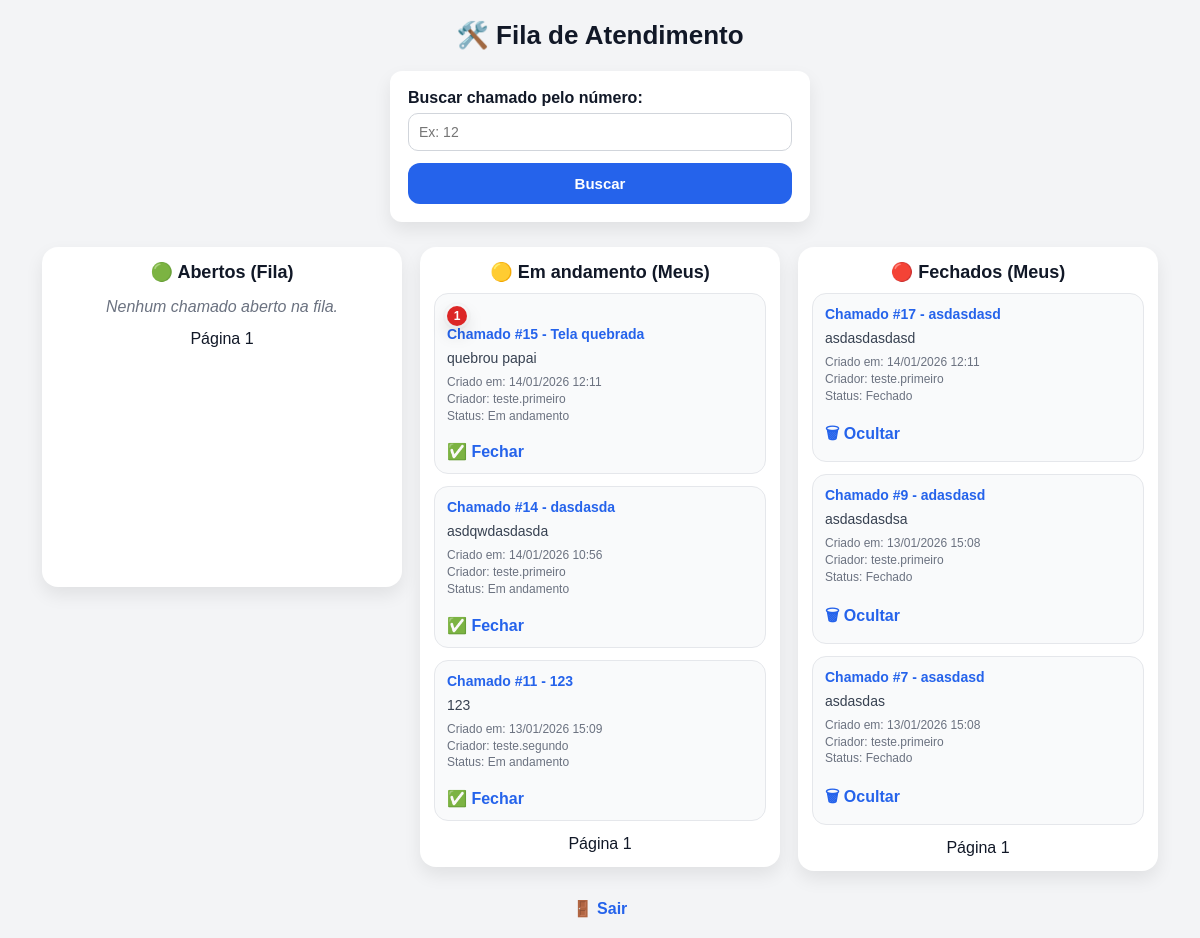
The app's page /fila (signed in), older data.
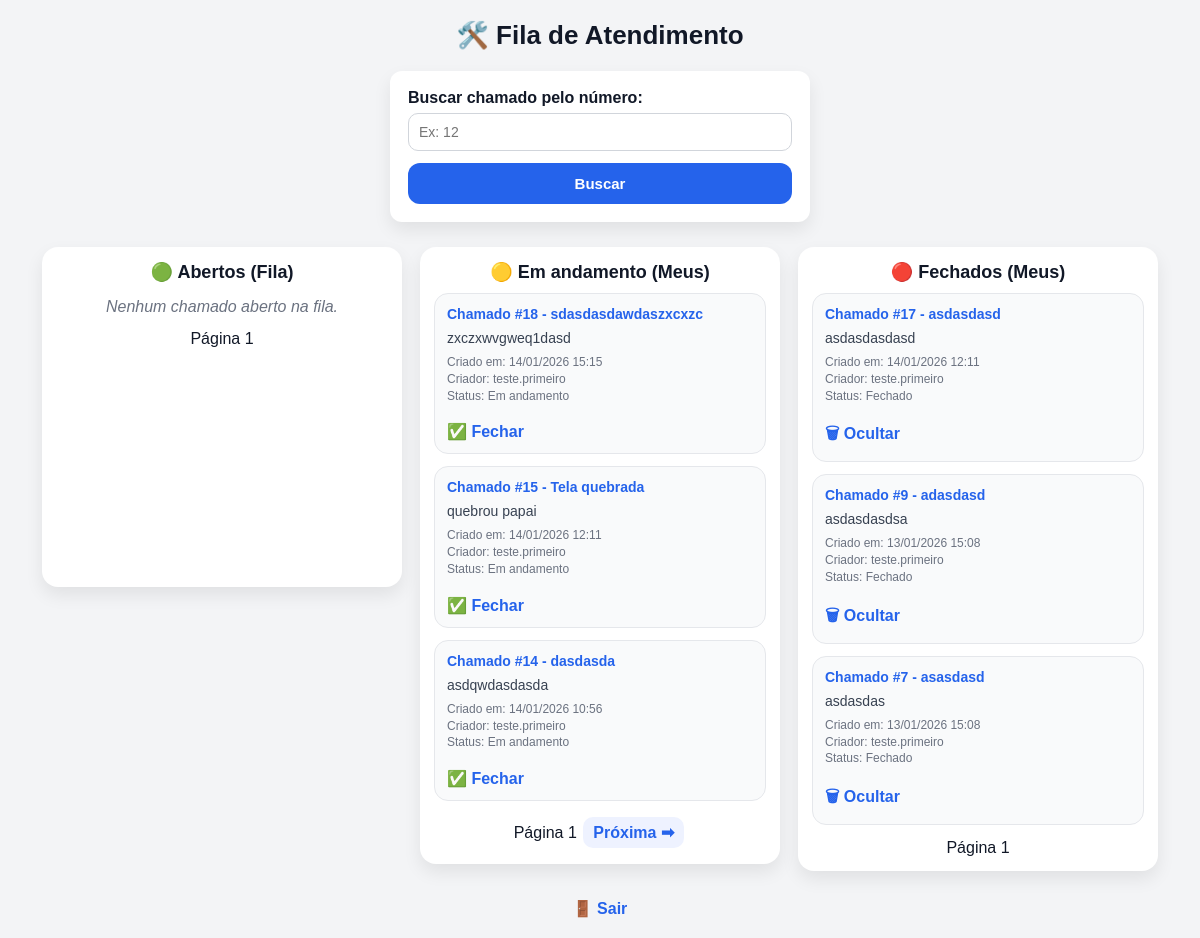
The same page, newer data.
### tables this page shows
CREATE TABLE tickets (
    id INTEGER PRIMARY KEY AUTOINCREMENT, -- ID único do chamado (auto incremento)

    titulo TEXT NOT NULL,                 -- Título do chamado
    descricao TEXT NOT NULL,              -- Descrição do problema

    status TEXT NOT NULL,                 -- Status do ticket: Aberto | Em andamento | Fechado

    user_id INTEGER NOT NULL,             -- ID do usuário que criou o chamado

    attendant_id INTEGER,                 -- ID do atendente responsável (pode ser NULL)

    created_at TEXT NOT NULL,             -- Data/hora de criação do chamado

    started_at TEXT,                      -- Data/hora de início do atendimento (pode ser NULL)
    closed_at TEXT,                       -- Data/hora de fechamento (pode ser NULL)

    is_hidden INTEGER NOT NULL,           -- 0 = visível | 1 = oculto (soft delete)

    hidden_by INTEGER,                    -- ID de quem ocultou (atendente/admin)
    hidden_at TEXT                        -- Data/hora que foi ocultado
, last_status_at TEXT, last_status_by INTEGER, last_comment_at TEXT, last_comment_by INTEGER, user_seen_at TEXT, attendant_seen_at TEXT, admin_seen_at TEXT, user_seen_comment_id INTEGER, attendant_seen_comment_id INTEGER, admin_seen_comment_id INTEGER, user_seen_status_at TEXT, attendant_seen_status_at TEXT, admin_seen_status_at TEXT);

CREATE TABLE users (
    id INTEGER PRIMARY KEY AUTOINCREMENT,
    username TEXT NOT NULL UNIQUE,
    email TEXT,
    senha TEXT NOT NULL,
    is_admin INTEGER NOT NULL
);

### app.py (the view)
@app.route('/fila')
def fila():
    if 'user_id' not in session:
        return redirect(url_for('login'))
    if session.get('nivel') != 1:
        return redirect(url_for('dashboard'))
    abertos_page = int(request.args.get('abertos_page', 1))
    andamento_page = int(request.args.get('andamento_page', 1))
    fechados_page = int(request.args.get('fechados_page', 1))
    base_select = """
        SELECT
            tickets.id,
            tickets.titulo,
            tickets.descricao,
            tickets.status,
            tickets.created_at,
            tickets.started_at,
            tickets.closed_at,
            tickets.is_hidden,
            creator.username AS creator_username,
            attendant.username AS attendant_username,

            tickets.last_status_at,
            tickets.last_status_by,
            tickets.user_seen_status_at,
            tickets.attendant_seen_status_at,
            tickets.admin_seen_status_at
        FROM tickets
        JOIN users AS creator ON tickets.user_id = creator.id
        LEFT JOIN users AS attendant ON tickets.attendant_id = attendant.id
        WHERE tickets.is_hidden = 0
    """
    abertos, abertos_has_prev, abertos_has_next = paginar_por_status(
        base_select + " AND tickets.status = 'Aberto'",
        (),
        abertos_page
    )
    andamento, andamento_has_prev, andamento_has_next = paginar_por_status(
        base_select + " AND tickets.status = 'Em andamento' AND tickets.attendant_id = ?",
        (session['user_id'],),
        andamento_page
    )
    fechados, fechados_has_prev, fechados_has_next = paginar_por_status(
        base_select + " AND tickets.status = 'Fechado' AND tickets.attendant_id = ?",
        (session['user_id'],),
        fechados_page
    )
    return render_template(
        'fila_kanban.html',
        abertos=preparar_lista_com_badges(abertos),
        andamento=preparar_lista_com_badges(andamento),
        fechados=preparar_lista_com_badges(fechados),
        abertos_page=abertos_page,
        abertos_has_prev=abertos_has_prev,
        abertos_has_next=abertos_has_next,
        andamento_page=andamento_page,
        andamento_has_prev=andamento_has_prev,
        andamento_has_next=andamento_has_next,
        fechados_page=fechados_page,
        fechados_has_prev=fechados_has_prev,
        fechados_has_next=fechados_has_next
    )

### app.py (called while the page is built)
def get_db_connection():
    conn = sqlite3.connect('database.db')
    conn.row_factory = sqlite3.Row
    return conn

def get_seen_comment_col():
    nivel = session.get("nivel")
    if nivel == 0:
        return "user_seen_comment_id"
    if nivel == 1:
        return "attendant_seen_comment_id"
    return "admin_seen_comment_id"

def get_seen_status_col():
    nivel = session.get("nivel")
    if nivel == 0:
        return "user_seen_status_at"
    if nivel == 1:
        return "attendant_seen_status_at"
    return "admin_seen_status_at"

def get_has_status_update(ticket):
    if "user_id" not in session:
        return False
    user_id = session["user_id"]
    seen_col = get_seen_status_col()
    seen_status_at = ticket[seen_col]
    last_status_at = ticket["last_status_at"]
    last_status_by = ticket["last_status_by"]
    if not last_status_at:
        return False
    if last_status_by == user_id:
        return False
    if not seen_status_at:
        return True
    return last_status_at > seen_status_at

### templates/fila_kanban.html (shortened to what the changed rows need)
{% extends "base.html" %}
{% block content %}
<h1>🛠️ Fila de Atendimento</h1>
<div class="kanban">
    <div class="coluna">
        {% if andamento %}
            {% for item in andamento %}
                {% set t = item.ticket %}
                <div class="card card-ticket">
                    <div class="card-badges">
                        {% if item.unread_count > 0 %}
                            <span class="badge badge-red badge-count">{{ item.unread_count }}</span>
                        {% endif %}
                    </div>
                    <strong>
                        <a href="{{ url_for('ticket_detail', ticket_id=t.id) }}">
                            Chamado #{{ t.id }} - {{ t.titulo }}
                        </a>
                    </strong>
                    <p>{{ t.descricao }}</p>
                    <small>
                        Criado em: {{ t.created_at }} <br>
                        Criador: {{ t.creator_username }} <br>
                        Status: {{ t.status }}
                    </small>
                    <br>
                    <a href="{{ url_for('close_ticket', ticket_id=t.id) }}">✅ Fechar</a>
                </div>
            {% endfor %}
        {% else %}
            <p class="vazio">Nenhum chamado em andamento.</p>
        {% endif %}
        <div class="paginacao">
            <span>Página {{ andamento_page }}</span>
            {% if andamento_has_next %}
                <a href="{{ url_for('fila', abertos_page=abertos_page, andamento_page=andamento_page+1, fechados_page=fechados_page) }}">Próxima ➡</a>
            {% endif %}
        </div>
    </div>
    <div class="coluna">
        {% if fechados %}
            {% for item in fechados %}
                {% set t = item.ticket %}
                <div class="card card-ticket">
                    <strong>
                        <a href="{{ url_for('ticket_detail', ticket_id=t.id) }}">
                            Chamado #{{ t.id }} - {{ t.titulo }}
                        </a>
                    </strong>
                    <p>{{ t.descricao }}</p>
                    <small>
                        Criado em: {{ t.created_at }} <br>
                        Criador: {{ t.creator_username }} <br>
                        Status: {{ t.status }}
                    </small>
                    <br>
                    <a href="{{ url_for('hide_ticket', ticket_id=t.id) }}">🗑 Ocultar</a>
                </div>
            {% endfor %}
        {% else %}
            <p class="vazio">Nenhum chamado fechado.</p>
        {% endif %}
    </div>
</div>
<br>
{% endblock %}

Row changes from the older to the newer data that the page shows:
no longer on this page (row unchanged): tickets: id "11", titulo "123", descricao "123", created_at "13/01/2026 15:09", status "Em andamento"
no longer on this page (row unchanged): users: creator_username "teste.segundo"
added tickets: id "18", titulo "sdasdasdawdaszxcxzc", descricao "zxczxwvgweq1dasd", created_at "14/01/2026 15:15", status "Em andamento"
Text that changed along with them:
new list line: "Chamado # - Criado em: Criador: Status: ✅ Fechar"
new list line: "teste.primeiro"
new list line: "15 Tela quebrada quebrou papai 14/01/2026 12:11 Em andamento"
text now shown: "Próxima ➡"
list line gone: "1 Chamado # - Criado em: Criador: Status: ✅ Fechar"
list line gone: "15 Tela quebrada quebrou papai 14/01/2026 12:11 Em andamento"
list line gone: "teste.primeiro"
list line gone: "Chamado # - Criado em: Criador: Status: ✅ Fechar"
